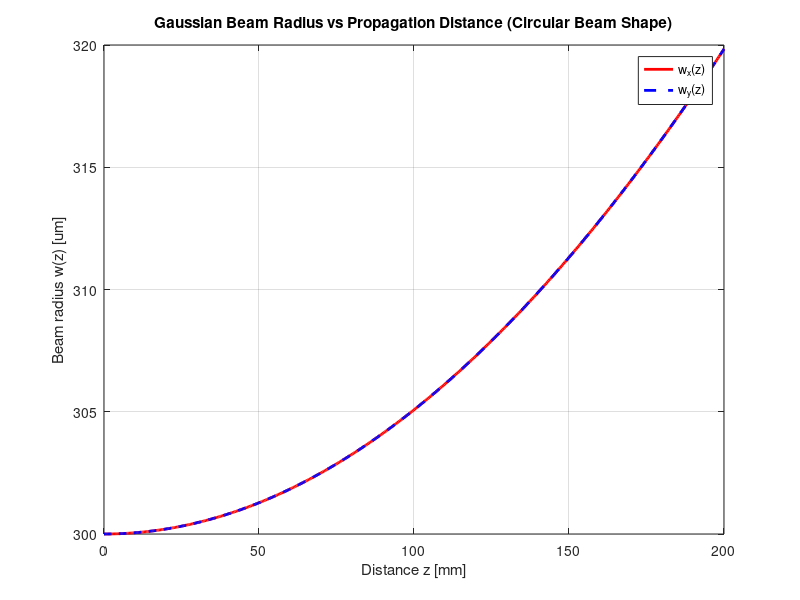
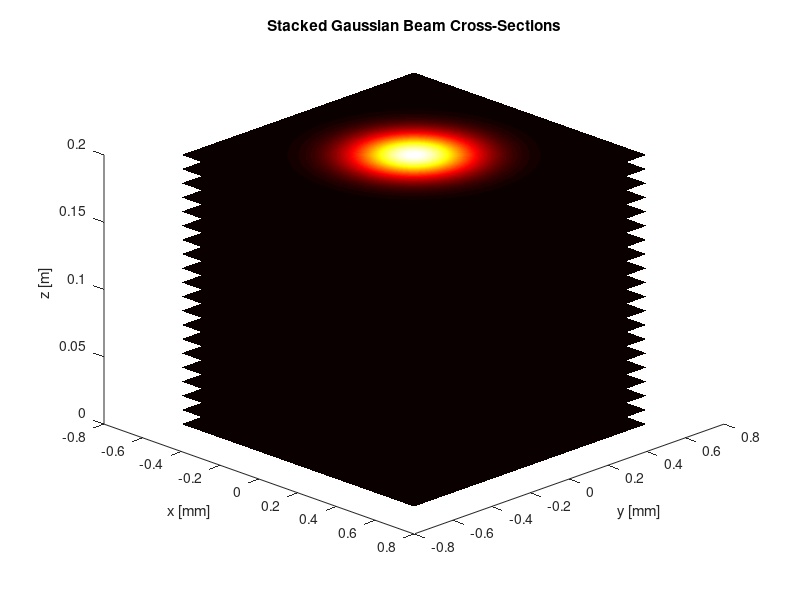

Recreate these plots in MATLAB, in order.
%% This is a script for visualizing the beam radius at different z lenghts.
% The VLM-520-60 LPO laser was choosen for the following reasons: 
% 1. Green laser (lower wavelength -> can measure smaller displacements)
% 2. Comes with aspherical glass lens already installed (produces circular beam shape, no need for extra optics)
% 3. Possible downside: the spot size is too small (< 1mm at dist of 0-50cm)

%% Parameters
% We will be using the VLM-520-60 LPO laser for the parameters

lambda = (515e-9+530e-9)/2;      % wavelength [m]
output_aperture = 6e-4; % Taken from datasheet (0.6mm)

w0x = 1e-3;        % waist radius x [m]
w0y = 1e-3;        % waist radius y [m] (set different for ellipse)

w0x = output_aperture/2;        % waist radius x [m]
w0y = output_aperture/2;        % waist radius y [m] (set different for ellipse)

zMax = 0.2;        % max distance to plot [m]
Npoints = 500;     % resolution for plotting
Nz = 20;           % number of cross-sections to show

% Calculate rayleight range in X & Y
zRx = (pi * w0x^2) / lambda;
zRy = (pi * w0y^2) / lambda;

z = linspace(0, zMax, Npoints);

% Gaussian beam radius at dist z
wx = w0x .* sqrt(1 + (z ./ zRx).^2);
wy = w0y .* sqrt(1 + (z ./ zRy).^2);

%% Plot Beam Radius vs z
figure;
plot(z*1e3, wx*1e6, 'r', 'LineWidth', 2); hold on;
plot(z*1e3, wy*1e6, 'b--', 'LineWidth', 2);
xlabel('Distance z [mm]');
ylabel('Beam radius w(z) [um]');
legend('w_x(z)', 'w_y(z)');
title('Gaussian Beam Radius vs Propagation Distance (Circular Beam Shape)');
grid on;


%% Stacked intensity cross-sections
% Define grid
x = linspace(-2*w0x, 2*w0x, 200);
y = linspace(-2*w0y, 2*w0y, 200);
[X, Y] = meshgrid(x,y);

zSlices = linspace(0, zMax, Nz);

figure;
hold on;
for i = 1:Nz
    zi = zSlices(i);
    wxi = w0x * sqrt(1 + (zi/zRx)^2);
    wyi = w0y * sqrt(1 + (zi/zRy)^2);
    
    % Normalized Gaussian intensity
    I = exp(-2*(X.^2./wxi.^2 + Y.^2./wyi.^2));
    
    % Plot as a surface offset along z
    surf(X*1e3, Y*1e3, zi*ones(size(I)), I, 'EdgeColor','none');
end
xlabel('x [mm]');
ylabel('y [mm]');
zlabel('z [m]');
title('Stacked Gaussian Beam Cross-Sections');
colormap hot;
shading interp;
view(45,30);